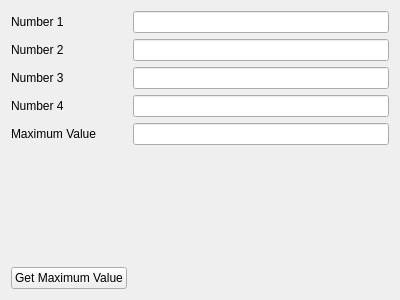
<?xml version="1.0" encoding="UTF-8"?>
<ui version="4.0">
 <class>Widget</class>
 <widget class="QWidget" name="Widget">
  <property name="geometry">
   <rect>
    <x>0</x>
    <y>0</y>
    <width>400</width>
    <height>300</height>
   </rect>
  </property>
  <property name="windowTitle">
   <string>Widget</string>
  </property>
  <layout class="QGridLayout" name="gridLayout">
   <item row="0" column="1">
    <widget class="QLineEdit" name="lineEdit_1"/>
   </item>
   <item row="0" column="0">
    <widget class="QLabel" name="label_1">
     <property name="text">
      <string>Number 1</string>
     </property>
    </widget>
   </item>
   <item row="6" column="0">
    <widget class="QPushButton" name="getMaximumValuePushButton">
     <property name="text">
      <string>Get Maximum Value</string>
     </property>
    </widget>
   </item>
   <item row="3" column="1">
    <widget class="QLineEdit" name="lineEdit_4"/>
   </item>
   <item row="2" column="0">
    <widget class="QLabel" name="label_3">
     <property name="text">
      <string>Number 3</string>
     </property>
    </widget>
   </item>
   <item row="2" column="1">
    <widget class="QLineEdit" name="lineEdit_3"/>
   </item>
   <item row="5" column="0" colspan="2">
    <spacer name="verticalSpacer">
     <property name="orientation">
      <enum>Qt::Vertical</enum>
     </property>
     <property name="sizeHint" stdset="0">
      <size>
       <width>20</width>
       <height>40</height>
      </size>
     </property>
    </spacer>
   </item>
   <item row="1" column="1">
    <widget class="QLineEdit" name="lineEdit_2"/>
   </item>
   <item row="3" column="0">
    <widget class="QLabel" name="label_4">
     <property name="text">
      <string>Number 4</string>
     </property>
    </widget>
   </item>
   <item row="1" column="0">
    <widget class="QLabel" name="label_2">
     <property name="text">
      <string>Number 2</string>
     </property>
    </widget>
   </item>
   <item row="4" column="0">
    <widget class="QLabel" name="label">
     <property name="text">
      <string>Maximum Value</string>
     </property>
    </widget>
   </item>
   <item row="4" column="1">
    <widget class="QLineEdit" name="resultlLineEdit"/>
   </item>
  </layout>
 </widget>
 <layoutdefault spacing="6" margin="11"/>
 <tabstops>
  <tabstop>lineEdit_1</tabstop>
  <tabstop>lineEdit_2</tabstop>
  <tabstop>lineEdit_3</tabstop>
  <tabstop>lineEdit_4</tabstop>
  <tabstop>resultlLineEdit</tabstop>
  <tabstop>getMaximumValuePushButton</tabstop>
 </tabstops>
 <resources/>
 <connections/>
</ui>
